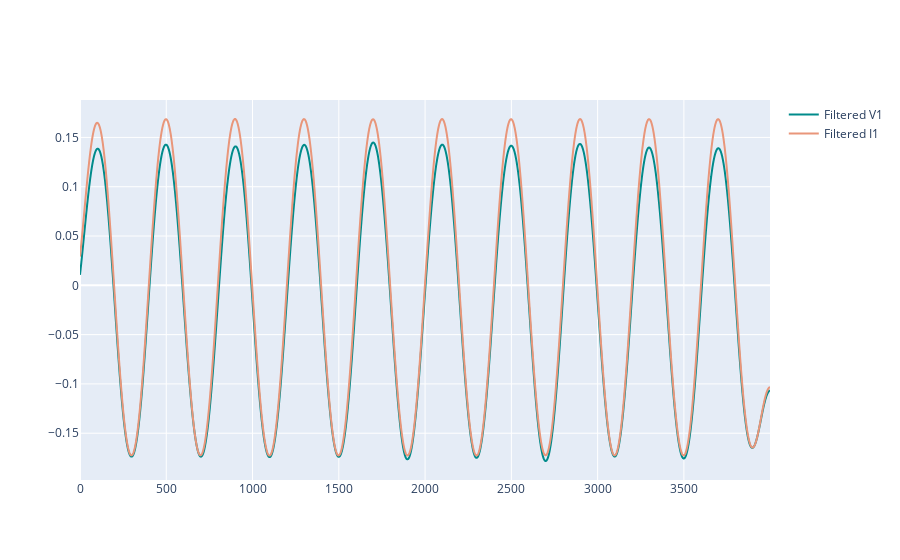

Source (notebook cell):
### Code cell
fig = go.Figure()

fig.add_trace(go.Scatter(
            y = V1_filt,
            line =  dict(shape =  'spline', color = 'darkcyan'),
            name = 'Filtered V1',
            ))

fig.add_trace(go.Scatter(
            y = I1_filt,
            line =  dict(shape =  'spline', color = 'darksalmon'),
            name = 'Filtered I1',
            ))

fig.show()

### Figure 1 — Plotly figure (JSON) as saved in the notebook; plotly's stock layout.template omitted (floating-point values rounded to 4 significant figures; data arrays with more than 128 entries replaced by an {"elided": "..."} marker saying what was removed)
{"data": [{"line": {"color": "darkcyan", "shape": "spline"}, "name": "Filtered V1", "type": "scatter", "y": {"elided": "4000 float values"}}, {"line": {"color": "darksalmon", "shape": "spline"}, "name": "Filtered I1", "type": "scatter", "y": {"elided": "4000 float values"}}], "layout": {}}
